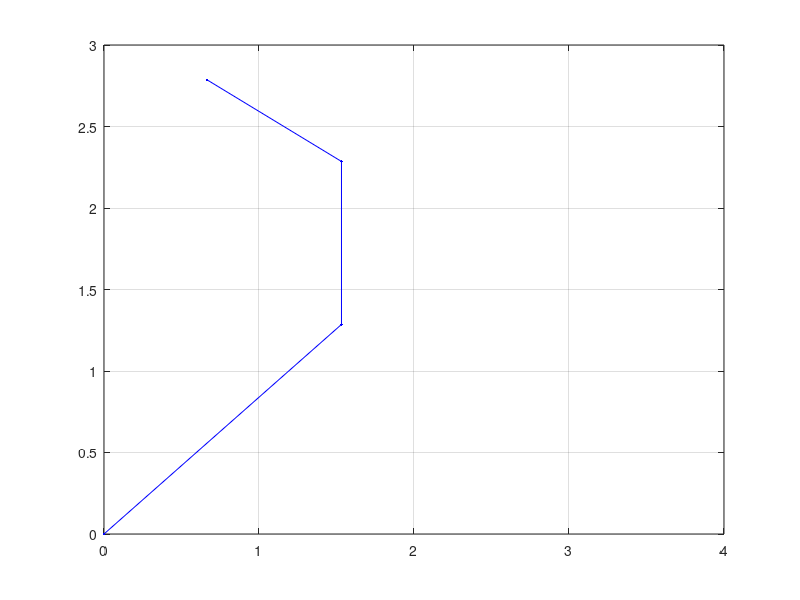

Reproduce this figure in MATLAB.
clc, clear, format compact % Robot Tip Position (Forward Kinematics)
[q1, q2, q3] = deal(40, 50, 60); % Problem 5
[x0, y0] = deal(0); % Origin
x1 = 2 * cosd(q1);
y1 = 2 * sind(q1);
x2 = x1 + cosd(q1 + q2);
y2 = y1 + sind(q1 + q2);
x3 = x2 + cosd(q1 + q2 + q3);
y3 = y2 + sind(q1 + q2 + q3);
disp('Tip Position'), disp([x3,y3])
plot([x0,x1,x2,x3], [y0,y1,y2,y3],'b.-')
xlim([0,4]), ylim([0,3]), grid